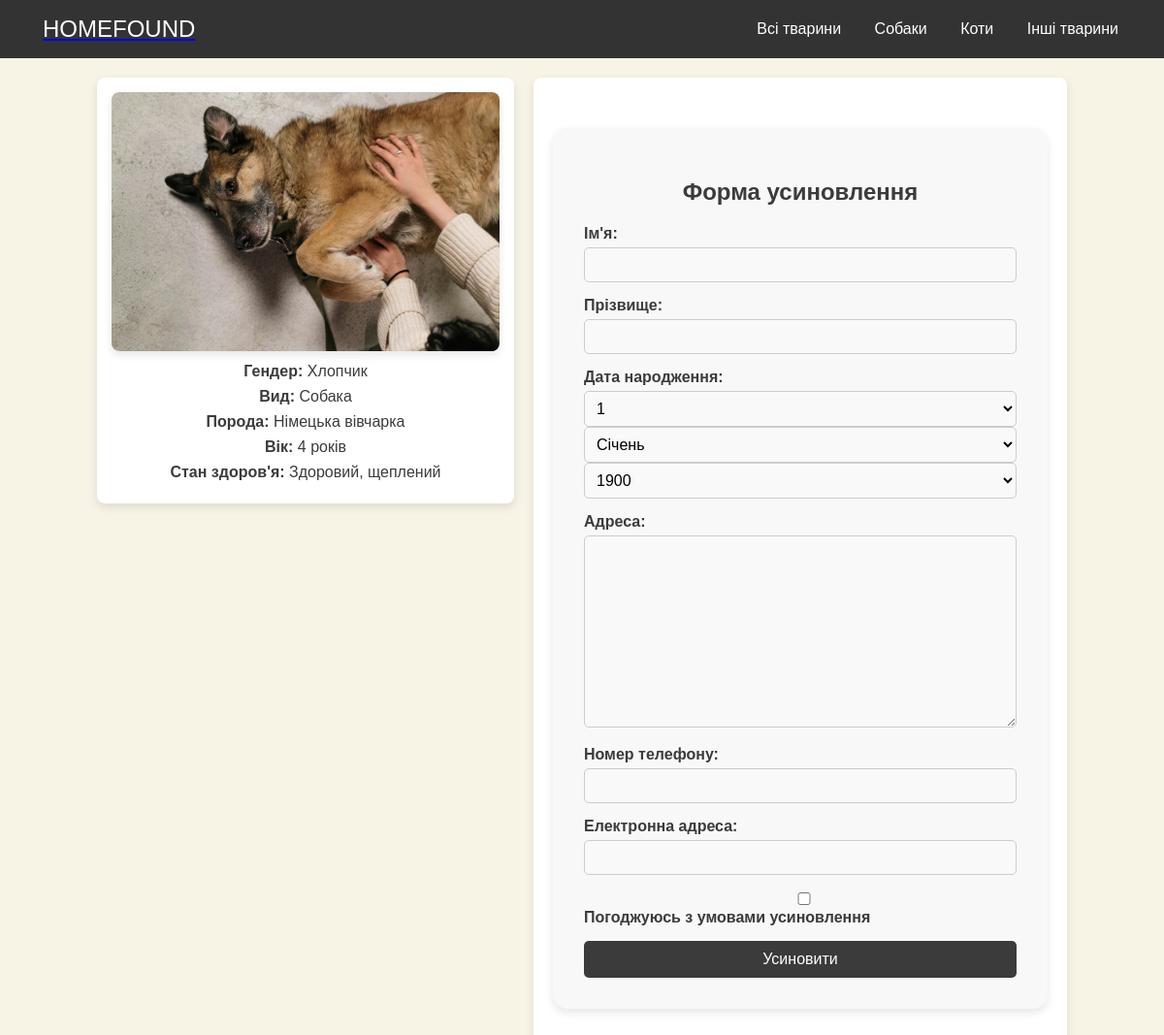
The page /shelter/adopt_animal/6/ (signed in) on the database its author committed.
### shelter/models.py (models this page shows, shortened)
class Animal(models.Model):
    SPECIES_CHOICES = [
        ('dog', 'Собака'),
        ('cat', 'Кіт'),
        ('other', 'Інше'),
    ]
    GENDER_CHOICES = [
        ('male', 'Хлопчик'),
        ('female', 'Дівчинка'),
    ]
    name = models.CharField(max_length=100)
    gender = models.CharField(max_length=6, choices=GENDER_CHOICES)
    species = models.CharField(max_length=10, choices=SPECIES_CHOICES, default='other')
    breed = models.CharField(max_length=100, blank=True, null=True)
    age = models.IntegerField()
    health_status = models.CharField(max_length=255)
    adopted = models.BooleanField(default=False)
    adopted_by = models.ForeignKey('User', null=True, blank=True, on_delete=models.SET_NULL, related_name='adopted_pets')
    shelter = models.ForeignKey('Shelter', on_delete=models.CASCADE, related_name='pets')
    photo = models.ImageField(upload_to='animal_photos/', null=True, blank=True)

### shelter/views.py (the view)
# urls.py: path('adopt_animal/<int:animal_id>/', views.adopt_animal, name='adopt_animal'),
@login_required
def adopt_animal(request, animal_id):
    animal = get_object_or_404(Animal, id=animal_id)
    if animal.adopted:
        messages.error(request, "Ця тварина вже усиновлена.")
        return redirect('animal_list')
    if request.method == "POST":
        form = AdoptionForm(request.POST)
        if form.is_valid():
            adoption_request = form.save(commit=False)
            adoption_request.user = request.user  # Призначаємо користувача
            adoption_request.animal = animal  # Призначаємо тварину
            adoption_request.save()
            animal.adopt(adoption_request.user)  # Викликаємо метод adopt
            messages.success(request, f"Ви успішно подали заявку на усиновлення тварини {animal.name}.")
            return redirect('download_pdf', animal_id=animal.id)
    else:
        form = AdoptionForm()
    return render(request, 'shelter/adopt_animal.html', {'animal': animal, 'form': form})

### shelter/forms.py
class AdoptionForm(forms.ModelForm):
    first_name = forms.CharField(label="Ім'я", max_length=50)
    last_name = forms.CharField(label="Прізвище", max_length=50)
    birth_date = forms.DateField(label="Дата народження", widget=forms.SelectDateWidget(years=range(1900, 2025)))
    address = forms.CharField(label="Адреса проживання", widget=forms.Textarea)
    phone_number = forms.CharField(max_length=15, required=True, label="Номер телефону")
    email = forms.EmailField(required=True, label="Електронна адреса")
    agree_to_adopt = forms.BooleanField(label="Погоджуюся на усиновлення", required=True)
    class Meta:
        model = AdoptionRequest  # Тепер форма зв'язана з моделлю AdoptionRequest
        fields = ['first_name', 'last_name', 'birth_date', 'address', 'phone_number', 'email', 'agree_to_adopt']

### shelter/templates/shelter/adopt_animal.html (shortened to what this page needs)
{% extends 'shelter/base.html' %}
{% load static %}
{% block content %}
<div class="adoption-page">
    <div class="animal-card-1">
        <img src="{% if animal.photo %}{{ animal.photo.url }}{% else %}{% static 'images/default-image.jpg' %}{% endif %}"
            alt="{{ animal.name }}" class="animal-photo-1">
        <div class="animal-details-1">
            <p><strong>Гендер:</strong> {{ animal.get_gender_display }}</p>
            <p><strong>Вид:</strong> {{ animal.get_species_display }}</p>
            <p><strong>Порода:</strong> {{ animal.breed }}</p>
            <p><strong>Вік:</strong> {{ animal.age }} років</p>
            <p><strong>Стан здоров'я:</strong> {{ animal.health_status }}</p>
        </div>
    </div>
    <div class="adoption-form">
        {% if animal.adopted %}
        <p class="adopted-message">Ця тварина вже усиновлена.</p>
        {% else %}
        <form method="post">
            <h2>Форма усиновлення</h2>
            <div class="form-group">
                <label for="first_name">Ім'я:</label>
                {{ form.first_name }}
            </div>
            <div class="form-group">
                <label for="last_name">Прізвище:</label>
                {{ form.last_name }}
            </div>
            <div class="form-group">
                <label for="birth_date">Дата народження:</label>
                {{ form.birth_date }}
            </div>
            <div class="form-group">
                <label for="address">Адреса:</label>
                {{ form.address }}
            </div>
            <div class="form-group">
                <label for="phone_number">Номер телефону:</label>
                {{ form.phone_number }}
            </div>
            <div class="form-group">
                <label for="email">Електронна адреса:</label>
                {{ form.email }}
            </div>
            <div class="form-group">
                {{ form.agree_to_adopt }}
                <label for="agree_to_adopt">Погоджуюсь з умовами усиновлення</label>
            </div>
            <button type="submit" class="btn">Усиновити</button>
        </form>
        {% endif %}
    </div>
</div>
{% endblock %}

### shelter/static/css/styless.css (style rules this page uses)
body { font-family: 'Montserrat', sans-serif; background-color: #f7f3e5; color: #3b3b3b; margin: 0; padding: 0; }
.btn { background-color: #8b5a2b; color: white; padding: 10px 20px; border: none; border-radius: 5px; cursor: pointer; text-decoration: none; font-size: 16px; transition: background-color 0.3s ease; }
form { max-width: 600px; margin: 2rem auto; padding: 2rem; background-color: #f8f8f8; border-radius: 15px; box-shadow: 0 4px 10px rgba(0, 0, 0, 0.1); font-size: 16px; color: #3b3b3b; }
h2 { color: #3b3b3b; margin-bottom: 1.5rem; text-align: center; }
form button[type="submit"] { background-color: #3b3b3b; color: white; padding: 10px 20px; border: none; border-radius: 5px; cursor: pointer; font-size: 16px; transition: background-color 0.3s ease; }
.adoption-page { display: flex; justify-content: space-between; align-items: flex-start; gap: 20px; max-width: 1000px; margin: 0 auto; padding: 20px; background-color: #f7f3e5; }
.animal-card-1 { flex: 1; max-width: 40%; text-align: center; background-color: #ffffff; padding: 15px; border-radius: 8px; box-shadow: 0px 4px 10px rgba(0, 0, 0, 0.1); }
.animal-photo-1 { width: 100%; border-radius: 8px; box-shadow: 0px 4px 8px rgba(0, 0, 0, 0.1); }
.animal-details-1 p { margin: 8px 0; font-size: 16px; color: #3b3b3b; }
.adoption-form { flex: 1; max-width: 55%; background-color: #ffffff; padding: 20px; border-radius: 8px; box-shadow: 0px 4px 10px rgba(0, 0, 0, 0.1); }
.adoption-form h2 { text-align: center; color: #3b3b3b; margin-bottom: 20px; }
.form-group { margin-bottom: 15px; }
.form-group label { display: block; margin-bottom: 5px; font-weight: bold; color: #3b3b3b; }
.form-group input, .form-group select, .form-group textarea { width: 100%; padding: 8px; border: 1px solid #ccc; border-radius: 5px; box-sizing: border-box; font-size: 16px; background-color: #f9f9f9; }
.btn { display: block; width: 100%; padding: 10px; background-color: #3b3b3b; color: #ffffff; border: none; border-radius: 5px; cursor: pointer; font-size: 16px; text-align: center; transition: background-color 0.3s ease; }

### rows shown on the page
Animal: photo (picture), gender "Хлопчик", species "Собака", breed "Німецька вівчарка", age "4", health_status "Здоровий, щеплений"
